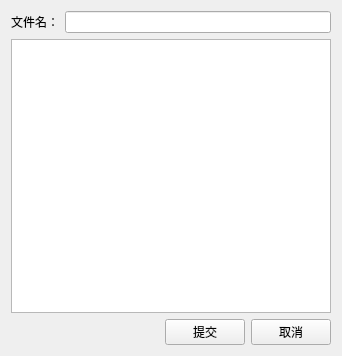
<?xml version="1.0" encoding="UTF-8"?>
<ui version="4.0">
 <class>TextMaterialWidget</class>
 <widget class="QWidget" name="TextMaterialWidget">
  <property name="geometry">
   <rect>
    <x>0</x>
    <y>0</y>
    <width>342</width>
    <height>356</height>
   </rect>
  </property>
  <property name="windowTitle">
   <string>MyQtGuiClass</string>
  </property>
  <layout class="QVBoxLayout" name="verticalLayout">
   <item>
    <layout class="QHBoxLayout" name="horizontalLayout_2">
     <item>
      <widget class="QLabel" name="label">
       <property name="text">
        <string>文件名：</string>
       </property>
      </widget>
     </item>
     <item>
      <widget class="QLineEdit" name="pName"/>
     </item>
    </layout>
   </item>
   <item>
    <widget class="QTextEdit" name="textEdit"/>
   </item>
   <item>
    <layout class="QHBoxLayout" name="horizontalLayout">
     <item>
      <spacer name="horizontalSpacer">
       <property name="orientation">
        <enum>Qt::Horizontal</enum>
       </property>
       <property name="sizeHint" stdset="0">
        <size>
         <width>40</width>
         <height>20</height>
        </size>
       </property>
      </spacer>
     </item>
     <item>
      <widget class="QPushButton" name="pCommitBtn">
       <property name="text">
        <string>提交</string>
       </property>
      </widget>
     </item>
     <item>
      <widget class="QPushButton" name="pCancelBtn">
       <property name="text">
        <string>取消</string>
       </property>
      </widget>
     </item>
    </layout>
   </item>
  </layout>
 </widget>
 <layoutdefault spacing="6" margin="11"/>
 <resources/>
 <connections/>
</ui>
